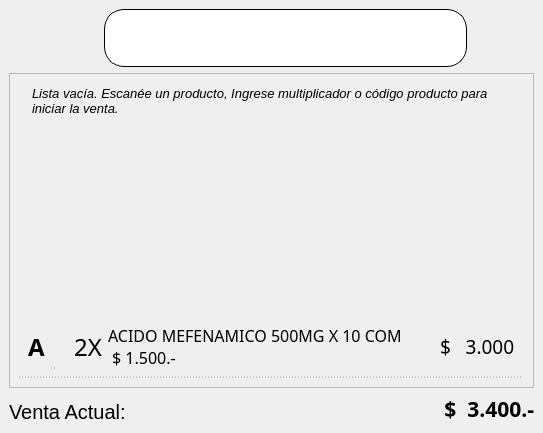
<?xml version="1.0" encoding="UTF-8"?>
<ui version="4.0">
 <class>MainWindow</class>
 <widget class="QMainWindow" name="MainWindow">
  <property name="geometry">
   <rect>
    <x>0</x>
    <y>0</y>
    <width>543</width>
    <height>433</height>
   </rect>
  </property>
  <property name="sizePolicy">
   <sizepolicy hsizetype="Fixed" vsizetype="Fixed">
    <horstretch>0</horstretch>
    <verstretch>0</verstretch>
   </sizepolicy>
  </property>
  <property name="windowTitle">
   <string>MainWindow</string>
  </property>
  <widget class="QWidget" name="centralwidget">
   <layout class="QVBoxLayout" name="verticalLayout">
    <item>
     <layout class="QHBoxLayout" name="horizontalLayout">
      <item>
       <spacer name="horizontalSpacer">
        <property name="orientation">
         <enum>Qt::Horizontal</enum>
        </property>
        <property name="sizeHint" stdset="0">
         <size>
          <width>40</width>
          <height>20</height>
         </size>
        </property>
       </spacer>
      </item>
      <item>
       <widget class="QLabel" name="label">
        <property name="sizePolicy">
         <sizepolicy hsizetype="Minimum" vsizetype="Maximum">
          <horstretch>0</horstretch>
          <verstretch>0</verstretch>
         </sizepolicy>
        </property>
        <property name="font">
         <font>
          <family>Roboto Mono for Powerline</family>
          <pointsize>26</pointsize>
          <weight>75</weight>
          <bold>true</bold>
         </font>
        </property>
        <property name="text">
         <string/>
        </property>
       </widget>
      </item>
      <item>
       <widget class="QLineEdit" name="main_input">
        <property name="font">
         <font>
          <family>Roboto Mono Thin for Powerline</family>
          <pointsize>29</pointsize>
          <weight>50</weight>
          <italic>false</italic>
          <bold>false</bold>
         </font>
        </property>
        <property name="styleSheet">
         <string notr="true">border-radius: 20px;
border: 1px solid black;</string>
        </property>
        <property name="text">
         <string/>
        </property>
        <property name="maxLength">
         <number>16</number>
        </property>
        <property name="alignment">
         <set>Qt::AlignCenter</set>
        </property>
       </widget>
      </item>
      <item>
       <spacer name="horizontalSpacer_2">
        <property name="orientation">
         <enum>Qt::Horizontal</enum>
        </property>
        <property name="sizeHint" stdset="0">
         <size>
          <width>40</width>
          <height>20</height>
         </size>
        </property>
       </spacer>
      </item>
     </layout>
    </item>
    <item>
     <widget class="QScrollArea" name="ListaItemsVenta">
      <property name="font">
       <font>
        <family>Roboto Mono for Powerline</family>
        <pointsize>16</pointsize>
       </font>
      </property>
      <property name="focusPolicy">
       <enum>Qt::NoFocus</enum>
      </property>
      <property name="widgetResizable">
       <bool>true</bool>
      </property>
      <widget class="QWidget" name="scrollAreaWidgetContents">
       <property name="geometry">
        <rect>
         <x>0</x>
         <y>0</y>
         <width>525</width>
         <height>322</height>
        </rect>
       </property>
       <layout class="QVBoxLayout" name="verticalLayout_2">
        <item>
         <widget class="QLabel" name="label_3">
          <property name="sizePolicy">
           <sizepolicy hsizetype="Preferred" vsizetype="Expanding">
            <horstretch>0</horstretch>
            <verstretch>0</verstretch>
           </sizepolicy>
          </property>
          <property name="minimumSize">
           <size>
            <width>0</width>
            <height>40</height>
           </size>
          </property>
          <property name="font">
           <font>
            <pointsize>10</pointsize>
            <weight>50</weight>
            <italic>true</italic>
            <bold>false</bold>
           </font>
          </property>
          <property name="styleSheet">
           <string notr="true">padding: 0 0 10 10</string>
          </property>
          <property name="text">
           <string>Lista vacía. Escanée un producto, Ingrese multiplicador o código producto para iniciar la venta.</string>
          </property>
          <property name="textFormat">
           <enum>Qt::PlainText</enum>
          </property>
          <property name="scaledContents">
           <bool>false</bool>
          </property>
          <property name="alignment">
           <set>Qt::AlignLeading|Qt::AlignLeft|Qt::AlignTop</set>
          </property>
          <property name="wordWrap">
           <bool>true</bool>
          </property>
         </widget>
        </item>
        <item>
         <widget class="QWidget" name="itemVenta" native="true">
          <property name="sizePolicy">
           <sizepolicy hsizetype="Preferred" vsizetype="Fixed">
            <horstretch>0</horstretch>
            <verstretch>0</verstretch>
           </sizepolicy>
          </property>
          <property name="font">
           <font>
            <family>Ubuntu Light</family>
            <pointsize>8</pointsize>
            <weight>50</weight>
            <bold>false</bold>
           </font>
          </property>
          <property name="styleSheet">
           <string notr="true">border-bottom-color: rgb(160, 160, 160);
border-style: dotted;
border-bottom-width: 1px;
padding-left: 0px;</string>
          </property>
          <layout class="QHBoxLayout" name="horizontalLayout_3">
           <item>
            <widget class="QLabel" name="label_2">
             <property name="font">
              <font>
               <family>Roboto Mono for Powerline</family>
               <pointsize>18</pointsize>
               <weight>75</weight>
               <bold>true</bold>
              </font>
             </property>
             <property name="styleSheet">
              <string notr="true">border: none;</string>
             </property>
             <property name="text">
              <string>A</string>
             </property>
             <property name="textFormat">
              <enum>Qt::PlainText</enum>
             </property>
            </widget>
           </item>
           <item>
            <widget class="Line" name="line">
             <property name="sizePolicy">
              <sizepolicy hsizetype="Fixed" vsizetype="Minimum">
               <horstretch>0</horstretch>
               <verstretch>0</verstretch>
              </sizepolicy>
             </property>
             <property name="minimumSize">
              <size>
               <width>5</width>
               <height>0</height>
              </size>
             </property>
             <property name="font">
              <font>
               <pointsize>11</pointsize>
               <weight>50</weight>
               <bold>false</bold>
              </font>
             </property>
             <property name="frameShadow">
              <enum>QFrame::Plain</enum>
             </property>
             <property name="orientation">
              <enum>Qt::Vertical</enum>
             </property>
            </widget>
           </item>
           <item>
            <widget class="QLabel" name="label_11">
             <property name="minimumSize">
              <size>
               <width>40</width>
               <height>0</height>
              </size>
             </property>
             <property name="font">
              <font>
               <family>Roboto Mono for Powerline</family>
               <pointsize>18</pointsize>
               <weight>50</weight>
               <bold>false</bold>
              </font>
             </property>
             <property name="styleSheet">
              <string notr="true">border: none;</string>
             </property>
             <property name="text">
              <string>2X</string>
             </property>
             <property name="alignment">
              <set>Qt::AlignRight|Qt::AlignTrailing|Qt::AlignVCenter</set>
             </property>
            </widget>
           </item>
           <item>
            <widget class="QLabel" name="label_6">
             <property name="sizePolicy">
              <sizepolicy hsizetype="Expanding" vsizetype="Preferred">
               <horstretch>0</horstretch>
               <verstretch>0</verstretch>
              </sizepolicy>
             </property>
             <property name="font">
              <font>
               <family>Ubuntu Light</family>
               <pointsize>12</pointsize>
              </font>
             </property>
             <property name="styleSheet">
              <string notr="true">border: none;</string>
             </property>
             <property name="text">
              <string>ACIDO MEFENAMICO 500MG X 10 COM
 $ 1.500.-</string>
             </property>
            </widget>
           </item>
           <item>
            <widget class="QLabel" name="label_8">
             <property name="sizePolicy">
              <sizepolicy hsizetype="Preferred" vsizetype="Preferred">
               <horstretch>0</horstretch>
               <verstretch>0</verstretch>
              </sizepolicy>
             </property>
             <property name="font">
              <font>
               <family>Ubuntu Light</family>
               <pointsize>14</pointsize>
              </font>
             </property>
             <property name="styleSheet">
              <string notr="true">border: none;</string>
             </property>
             <property name="text">
              <string>$   3.000</string>
             </property>
            </widget>
           </item>
          </layout>
         </widget>
        </item>
       </layout>
      </widget>
     </widget>
    </item>
    <item>
     <layout class="QHBoxLayout" name="horizontalLayout_2">
      <item>
       <widget class="QLabel" name="label_5">
        <property name="font">
         <font>
          <family>Ubuntu</family>
          <pointsize>15</pointsize>
          <weight>50</weight>
          <bold>false</bold>
         </font>
        </property>
        <property name="midLineWidth">
         <number>0</number>
        </property>
        <property name="text">
         <string>Venta Actual:</string>
        </property>
        <property name="textFormat">
         <enum>Qt::PlainText</enum>
        </property>
        <property name="alignment">
         <set>Qt::AlignBottom|Qt::AlignLeading|Qt::AlignLeft</set>
        </property>
        <property name="margin">
         <number>0</number>
        </property>
        <property name="indent">
         <number>0</number>
        </property>
       </widget>
      </item>
      <item>
       <widget class="QLabel" name="label_4">
        <property name="sizePolicy">
         <sizepolicy hsizetype="Maximum" vsizetype="Preferred">
          <horstretch>0</horstretch>
          <verstretch>0</verstretch>
         </sizepolicy>
        </property>
        <property name="font">
         <font>
          <family>Roboto Mono for Powerline</family>
          <pointsize>16</pointsize>
          <weight>75</weight>
          <bold>true</bold>
         </font>
        </property>
        <property name="text">
         <string>$  3.400.-</string>
        </property>
        <property name="textFormat">
         <enum>Qt::PlainText</enum>
        </property>
        <property name="alignment">
         <set>Qt::AlignRight|Qt::AlignTrailing|Qt::AlignVCenter</set>
        </property>
       </widget>
      </item>
     </layout>
    </item>
   </layout>
  </widget>
 </widget>
 <resources/>
 <connections/>
</ui>
